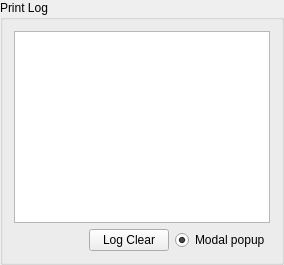
        <widget class="QGroupBox" name="loggroupBox">
         <property name="title">
          <string>Print Log</string>
         </property>
         <layout class="QVBoxLayout" name="verticalLayout_5">
          <item>
           <widget class="QTextBrowser" name="logtextbrowser">
            <property name="sizePolicy">
             <sizepolicy hsizetype="Preferred" vsizetype="Minimum">
              <horstretch>0</horstretch>
              <verstretch>0</verstretch>
             </sizepolicy>
            </property>
           </widget>
          </item>
          <item>
           <layout class="QHBoxLayout" name="horizontalLayout_3">
            <item>
             <spacer name="horizontalSpacer_6">
              <property name="orientation">
               <enum>Qt::Horizontal</enum>
              </property>
              <property name="sizeHint" stdset="0">
               <size>
                <width>40</width>
                <height>20</height>
               </size>
              </property>
             </spacer>
            </item>
            <item>
             <widget class="QPushButton" name="log_clear_pushButton">
              <property name="text">
               <string>Log Clear</string>
              </property>
             </widget>
            </item>
            <item>
             <widget class="QRadioButton" name="popctrl_radioButton">
              <property name="text">
               <string>Modal popup</string>
              </property>
              <property name="checked">
               <bool>true</bool>
              </property>
             </widget>
            </item>
           </layout>
          </item>
         </layout>
        </widget>
